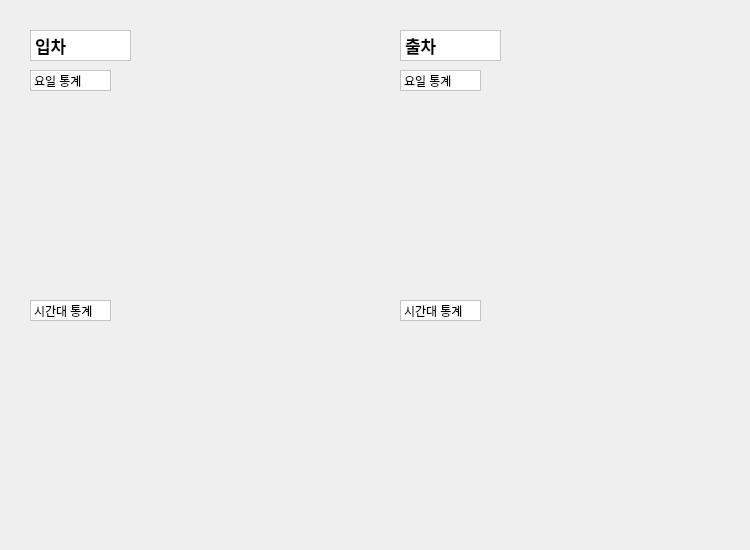
<?xml version="1.0" encoding="UTF-8"?>
<ui version="4.0">
 <class>Dialog</class>
 <widget class="QDialog" name="Dialog">
  <property name="geometry">
   <rect>
    <x>0</x>
    <y>0</y>
    <width>750</width>
    <height>550</height>
   </rect>
  </property>
  <property name="windowTitle">
   <string>Dialog</string>
  </property>
  <widget class="QWidget" name="verticalLayoutWidget">
   <property name="geometry">
    <rect>
     <x>30</x>
     <y>100</y>
     <width>321</width>
     <height>181</height>
    </rect>
   </property>
   <layout class="QVBoxLayout" name="layout_day_in"/>
  </widget>
  <widget class="QWidget" name="verticalLayoutWidget_2">
   <property name="geometry">
    <rect>
     <x>30</x>
     <y>330</y>
     <width>321</width>
     <height>181</height>
    </rect>
   </property>
   <layout class="QVBoxLayout" name="layout_hour_in"/>
  </widget>
  <widget class="QWidget" name="verticalLayoutWidget_3">
   <property name="geometry">
    <rect>
     <x>400</x>
     <y>100</y>
     <width>321</width>
     <height>181</height>
    </rect>
   </property>
   <layout class="QVBoxLayout" name="layout_day_out"/>
  </widget>
  <widget class="QWidget" name="verticalLayoutWidget_4">
   <property name="geometry">
    <rect>
     <x>400</x>
     <y>330</y>
     <width>321</width>
     <height>181</height>
    </rect>
   </property>
   <layout class="QVBoxLayout" name="layout_hour_out"/>
  </widget>
  <widget class="QLabel" name="label">
   <property name="geometry">
    <rect>
     <x>30</x>
     <y>70</y>
     <width>81</width>
     <height>21</height>
    </rect>
   </property>
   <property name="styleSheet">
    <string notr="true">background-color:white</string>
   </property>
   <property name="frameShape">
    <enum>QFrame::StyledPanel</enum>
   </property>
   <property name="text">
    <string>요일 통계</string>
   </property>
  </widget>
  <widget class="QLabel" name="label_2">
   <property name="geometry">
    <rect>
     <x>400</x>
     <y>70</y>
     <width>81</width>
     <height>21</height>
    </rect>
   </property>
   <property name="styleSheet">
    <string notr="true">background-color:white</string>
   </property>
   <property name="frameShape">
    <enum>QFrame::StyledPanel</enum>
   </property>
   <property name="text">
    <string>요일 통계</string>
   </property>
  </widget>
  <widget class="QLabel" name="label_3">
   <property name="geometry">
    <rect>
     <x>30</x>
     <y>300</y>
     <width>81</width>
     <height>21</height>
    </rect>
   </property>
   <property name="styleSheet">
    <string notr="true">background-color:white</string>
   </property>
   <property name="frameShape">
    <enum>QFrame::StyledPanel</enum>
   </property>
   <property name="text">
    <string>시간대 통계</string>
   </property>
  </widget>
  <widget class="QLabel" name="label_4">
   <property name="geometry">
    <rect>
     <x>400</x>
     <y>300</y>
     <width>81</width>
     <height>21</height>
    </rect>
   </property>
   <property name="styleSheet">
    <string notr="true">background-color:white</string>
   </property>
   <property name="frameShape">
    <enum>QFrame::StyledPanel</enum>
   </property>
   <property name="text">
    <string>시간대 통계</string>
   </property>
  </widget>
  <widget class="QLabel" name="label_5">
   <property name="geometry">
    <rect>
     <x>30</x>
     <y>30</y>
     <width>101</width>
     <height>31</height>
    </rect>
   </property>
   <property name="font">
    <font>
     <pointsize>13</pointsize>
     <weight>75</weight>
     <bold>true</bold>
    </font>
   </property>
   <property name="styleSheet">
    <string notr="true">background-color:white</string>
   </property>
   <property name="frameShape">
    <enum>QFrame::StyledPanel</enum>
   </property>
   <property name="text">
    <string>입차</string>
   </property>
  </widget>
  <widget class="QLabel" name="label_6">
   <property name="geometry">
    <rect>
     <x>400</x>
     <y>30</y>
     <width>101</width>
     <height>31</height>
    </rect>
   </property>
   <property name="font">
    <font>
     <pointsize>13</pointsize>
     <weight>75</weight>
     <bold>true</bold>
    </font>
   </property>
   <property name="styleSheet">
    <string notr="true">background-color:white</string>
   </property>
   <property name="frameShape">
    <enum>QFrame::StyledPanel</enum>
   </property>
   <property name="text">
    <string>출차</string>
   </property>
  </widget>
 </widget>
 <resources/>
 <connections/>
</ui>
